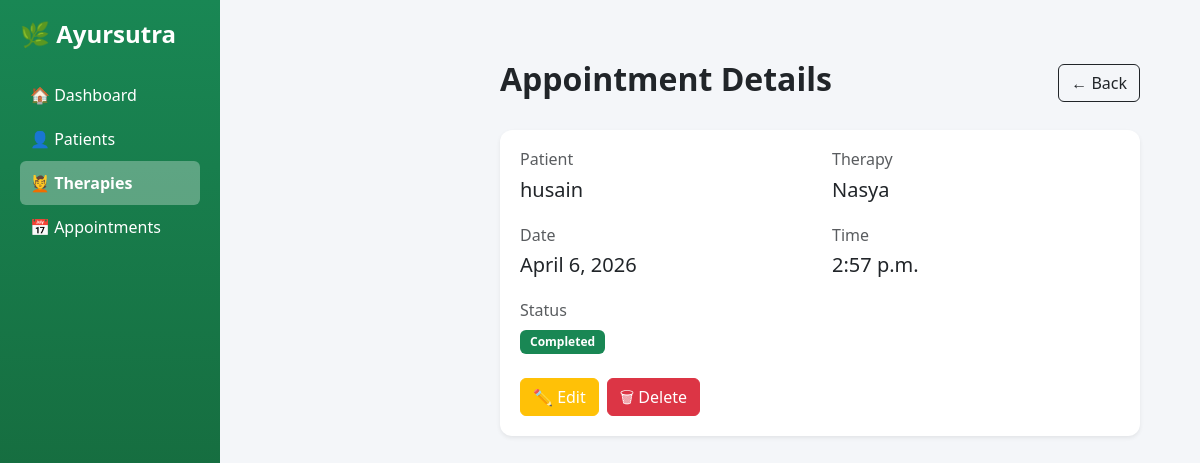
Page /therapies/18/ on the committed database.
### therapies/models.py (models this page shows, shortened)
class Appointment(models.Model):
    STATUS_CHOICES = [
        ('PENDING', 'Pending'),
        ('COMPLETED', 'Completed'),
        ('CANCELLED', 'Cancelled'),
    ]
    patient = models.ForeignKey(Patient, on_delete=models.CASCADE, related_name="therapy_appointments")
    therapy = models.ForeignKey(Therapy, on_delete=models.CASCADE)
    date = models.DateField()
    time = models.TimeField()
    status = models.CharField(
        max_length=10,
        choices=STATUS_CHOICES,
        default='PENDING'
    )
    prescription = models.TextField(blank=True, null=True)
    doctor_notes = models.TextField(blank=True, null=True)

class Therapy(models.Model):
    therapy_name = models.CharField(max_length=100)
    duration = models.IntegerField(help_text="Duration in minutes")
    description = models.TextField()
    precautions = models.TextField(blank=True)
    def __str__(self):
        return self.therapy_name

### patients/models.py (models this page shows, shortened)
class Patient(models.Model):
    GENDER_CHOICES = [
        ('Male', 'Male'),
        ('Female', 'Female'),
        ('Prefer not to say', 'Prefer not to say'),
    ]
    name = models.CharField(max_length=100)
    age = models.IntegerField()
    gender = models.CharField(max_length=25, choices=GENDER_CHOICES)
    phone = models.CharField(max_length=10, validators=[phone_validator])
    user = models.OneToOneField(User, on_delete=models.CASCADE, related_name='patient')
    name = models.CharField(max_length=100)
    phone = models.CharField(max_length=15)
    email = models.EmailField(blank=True, null=True)
    def __str__(self):
        return self.name

### therapies/views.py (the view)
# urls.py: path('<int:pk>/', views.appointment_detail, name='appointment_detail'),
def appointment_detail(request, pk):
    appointment = get_object_or_404(Appointment, pk=pk)
    return render(request, 'therapies/appointment_detail.html', {
        'appointment': appointment
    })

### templates/therapies/appointment_detail.html
{% extends 'base.html' %}
{% block content %}
<div class="main-content">
    <div class="d-flex justify-content-between align-items-center mb-4">
        <h2>Appointment Details</h2>
        <a href="{% url 'appointments' %}" class="btn btn-outline-dark">
            ← Back
        </a>
    </div>
    <div class="card shadow-sm">
        <div class="card-body">
            <div class="row mb-3">
                <div class="col-md-6">
                    <h6 class="text-muted">Patient</h6>
                    <h5>{{ appointment.patient }}</h5>
                </div>
                <div class="col-md-6">
                    <h6 class="text-muted">Therapy</h6>
                    <h5>{{ appointment.therapy }}</h5>
                </div>
            </div>
            <div class="row mb-3">
                <div class="col-md-6">
                    <h6 class="text-muted">Date</h6>
                    <h5>{{ appointment.date }}</h5>
                </div>
                <div class="col-md-6">
                    <h6 class="text-muted">Time</h6>
                    <h5>{{ appointment.time }}</h5>
                </div>
            </div>
            <div class="row mb-4">
                <div class="col-md-6">
                    <h6 class="text-muted">Status</h6>
                    {% if appointment.status == "PENDING" %}
                        <span class="badge bg-warning text-dark">Pending</span>
                    {% elif appointment.status == "COMPLETED" %}
                        <span class="badge bg-success">Completed</span>
                    {% else %}
                        <span class="badge bg-danger">Cancelled</span>
                    {% endif %}
                </div>
            </div>
            <div class="d-flex gap-2">
                <a href="{% url 'appointment_edit' appointment.id %}" class="btn btn-warning">
                    ✏️ Edit
                </a>
                <a href="{% url 'appointment_delete' appointment.id %}"
                   class="btn btn-danger"
                   onclick="return confirm('Are you sure you want to delete this appointment?');">
                   🗑 Delete
                </a>
            </div>
        </div>
    </div>
</div>
{% endblock %}

### patients/static/patients/css/style.css (style rules this page uses)
body { font-family: 'Segoe UI', Tahoma, Geneva, Verdana, sans-serif; background-color: #f4f6f9; margin: 0; }
.main-content { margin-left: 220px; padding: 30px; }
.card { border: none; border-radius: 12px; box-shadow: 0 4px 12px rgba(0,0,0,0.08); }
.card-body { padding: 20px; }
.btn { border-radius: 6px; transition: 0.2s ease; }
.btn-warning { color: white; }
h2 { font-weight: 600; }
.card, .btn { transition: all 0.2s ease-in-out; }
.badge { padding: 6px 10px; border-radius: 6px; font-size: 12px; font-weight: 600; }
.main-content { overflow-x: auto; }

### rows in the picture
Appointment: patient "husain", therapy "Nasya", date "April 6, 2026", time "2:57 p.m."
